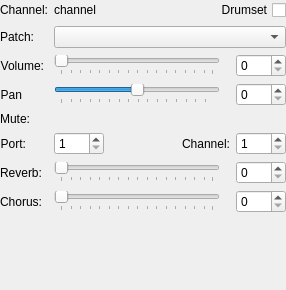
<?xml version="1.0" encoding="UTF-8"?>
<ui version="4.0">
 <class>MixerDetails</class>
 <widget class="QWidget" name="MixerDetails">
  <property name="geometry">
   <rect>
    <x>0</x>
    <y>0</y>
    <width>286</width>
    <height>290</height>
   </rect>
  </property>
  <property name="sizePolicy">
   <sizepolicy hsizetype="Minimum" vsizetype="Minimum">
    <horstretch>0</horstretch>
    <verstretch>0</verstretch>
   </sizepolicy>
  </property>
  <property name="maximumSize">
   <size>
    <width>400</width>
    <height>16777215</height>
   </size>
  </property>
  <layout class="QFormLayout" name="formLayout">
   <property name="formAlignment">
    <set>Qt::AlignLeading|Qt::AlignLeft|Qt::AlignTop</set>
   </property>
   <property name="verticalSpacing">
    <number>-1</number>
   </property>
   <property name="leftMargin">
    <number>0</number>
   </property>
   <property name="topMargin">
    <number>0</number>
   </property>
   <property name="rightMargin">
    <number>0</number>
   </property>
   <property name="bottomMargin">
    <number>0</number>
   </property>
   <item row="0" column="0">
    <widget class="QLabel" name="labelChannel">
     <property name="sizePolicy">
      <sizepolicy hsizetype="Minimum" vsizetype="Preferred">
       <horstretch>0</horstretch>
       <verstretch>0</verstretch>
      </sizepolicy>
     </property>
     <property name="text">
      <string>Channel:</string>
     </property>
     <property name="alignment">
      <set>Qt::AlignRight|Qt::AlignTrailing|Qt::AlignVCenter</set>
     </property>
    </widget>
   </item>
   <item row="0" column="1">
    <layout class="QHBoxLayout" name="channelLayout">
     <item>
      <widget class="QLabel" name="channelLabel">
       <property name="toolTip">
        <string>Channel name</string>
       </property>
       <property name="text">
        <string>channel</string>
       </property>
      </widget>
     </item>
     <item>
      <widget class="QCheckBox" name="drumkitCheck">
       <property name="sizePolicy">
        <sizepolicy hsizetype="Preferred" vsizetype="Fixed">
         <horstretch>0</horstretch>
         <verstretch>0</verstretch>
        </sizepolicy>
       </property>
       <property name="layoutDirection">
        <enum>Qt::RightToLeft</enum>
       </property>
       <property name="text">
        <string>Drumset</string>
       </property>
      </widget>
     </item>
    </layout>
   </item>
   <item row="1" column="0">
    <widget class="QLabel" name="labelPatch">
     <property name="sizePolicy">
      <sizepolicy hsizetype="Minimum" vsizetype="Preferred">
       <horstretch>0</horstretch>
       <verstretch>0</verstretch>
      </sizepolicy>
     </property>
     <property name="text">
      <string>Patch:</string>
     </property>
     <property name="alignment">
      <set>Qt::AlignRight|Qt::AlignTrailing|Qt::AlignVCenter</set>
     </property>
    </widget>
   </item>
   <item row="1" column="1">
    <widget class="QComboBox" name="patchCombo">
     <property name="sizePolicy">
      <sizepolicy hsizetype="Minimum" vsizetype="Fixed">
       <horstretch>0</horstretch>
       <verstretch>0</verstretch>
      </sizepolicy>
     </property>
     <property name="minimumSize">
      <size>
       <width>100</width>
       <height>0</height>
      </size>
     </property>
     <property name="toolTip">
      <string>Patch voice</string>
     </property>
    </widget>
   </item>
   <item row="2" column="0">
    <widget class="QLabel" name="labelVolume">
     <property name="sizePolicy">
      <sizepolicy hsizetype="Minimum" vsizetype="Preferred">
       <horstretch>0</horstretch>
       <verstretch>0</verstretch>
      </sizepolicy>
     </property>
     <property name="text">
      <string>Volume:</string>
     </property>
     <property name="alignment">
      <set>Qt::AlignRight|Qt::AlignTrailing|Qt::AlignVCenter</set>
     </property>
    </widget>
   </item>
   <item row="2" column="1">
    <layout class="QHBoxLayout" name="horizontalLayout">
     <item>
      <widget class="Ms::MixerSlider" name="volumeSlider">
       <property name="sizePolicy">
        <sizepolicy hsizetype="Minimum" vsizetype="Fixed">
         <horstretch>0</horstretch>
         <verstretch>0</verstretch>
        </sizepolicy>
       </property>
       <property name="minimumSize">
        <size>
         <width>100</width>
         <height>0</height>
        </size>
       </property>
       <property name="maximumSize">
        <size>
         <width>16777215</width>
         <height>16777215</height>
        </size>
       </property>
       <property name="toolTip">
        <string>Volume</string>
       </property>
       <property name="styleSheet">
        <string notr="true"/>
       </property>
       <property name="minimum">
        <number>0</number>
       </property>
       <property name="maximum">
        <number>127</number>
       </property>
       <property name="pageStep">
        <number>16</number>
       </property>
       <property name="orientation">
        <enum>Qt::Horizontal</enum>
       </property>
       <property name="tickPosition">
        <enum>QSlider::TicksBelow</enum>
       </property>
       <property name="tickInterval">
        <number>8</number>
       </property>
      </widget>
     </item>
     <item>
      <spacer name="horizontalSpacer">
       <property name="orientation">
        <enum>Qt::Horizontal</enum>
       </property>
       <property name="sizeType">
        <enum>QSizePolicy::Preferred</enum>
       </property>
       <property name="sizeHint" stdset="0">
        <size>
         <width>10</width>
         <height>20</height>
        </size>
       </property>
      </spacer>
     </item>
     <item>
      <widget class="QSpinBox" name="volumeSpinBox">
       <property name="sizePolicy">
        <sizepolicy hsizetype="Fixed" vsizetype="Fixed">
         <horstretch>0</horstretch>
         <verstretch>0</verstretch>
        </sizepolicy>
       </property>
       <property name="minimumSize">
        <size>
         <width>50</width>
         <height>0</height>
        </size>
       </property>
       <property name="maximumSize">
        <size>
         <width>50</width>
         <height>16777215</height>
        </size>
       </property>
       <property name="toolTip">
        <string>Volume</string>
       </property>
      </widget>
     </item>
    </layout>
   </item>
   <item row="3" column="0">
    <widget class="QLabel" name="labelPan">
     <property name="sizePolicy">
      <sizepolicy hsizetype="Minimum" vsizetype="Preferred">
       <horstretch>0</horstretch>
       <verstretch>0</verstretch>
      </sizepolicy>
     </property>
     <property name="text">
      <string>Pan</string>
     </property>
     <property name="alignment">
      <set>Qt::AlignRight|Qt::AlignTrailing|Qt::AlignVCenter</set>
     </property>
    </widget>
   </item>
   <item row="3" column="1">
    <layout class="QHBoxLayout" name="horizontalLayout_2">
     <item>
      <widget class="Ms::MixerSlider" name="panSlider">
       <property name="sizePolicy">
        <sizepolicy hsizetype="Minimum" vsizetype="Fixed">
         <horstretch>0</horstretch>
         <verstretch>0</verstretch>
        </sizepolicy>
       </property>
       <property name="minimumSize">
        <size>
         <width>100</width>
         <height>0</height>
        </size>
       </property>
       <property name="maximumSize">
        <size>
         <width>16777215</width>
         <height>16777215</height>
        </size>
       </property>
       <property name="toolTip">
        <string>Pan</string>
       </property>
       <property name="minimum">
        <number>-63</number>
       </property>
       <property name="maximum">
        <number>63</number>
       </property>
       <property name="pageStep">
        <number>16</number>
       </property>
       <property name="orientation">
        <enum>Qt::Horizontal</enum>
       </property>
       <property name="tickPosition">
        <enum>QSlider::TicksBelow</enum>
       </property>
       <property name="tickInterval">
        <number>8</number>
       </property>
      </widget>
     </item>
     <item>
      <spacer name="horizontalSpacer_2">
       <property name="orientation">
        <enum>Qt::Horizontal</enum>
       </property>
       <property name="sizeType">
        <enum>QSizePolicy::Preferred</enum>
       </property>
       <property name="sizeHint" stdset="0">
        <size>
         <width>10</width>
         <height>20</height>
        </size>
       </property>
      </spacer>
     </item>
     <item>
      <widget class="QSpinBox" name="panSpinBox">
       <property name="sizePolicy">
        <sizepolicy hsizetype="Fixed" vsizetype="Fixed">
         <horstretch>0</horstretch>
         <verstretch>0</verstretch>
        </sizepolicy>
       </property>
       <property name="minimumSize">
        <size>
         <width>50</width>
         <height>0</height>
        </size>
       </property>
       <property name="maximumSize">
        <size>
         <width>50</width>
         <height>16777215</height>
        </size>
       </property>
       <property name="toolTip">
        <string>Pan</string>
       </property>
      </widget>
     </item>
    </layout>
   </item>
   <item row="5" column="0">
    <widget class="QLabel" name="labelMute">
     <property name="sizePolicy">
      <sizepolicy hsizetype="Minimum" vsizetype="Preferred">
       <horstretch>0</horstretch>
       <verstretch>0</verstretch>
      </sizepolicy>
     </property>
     <property name="text">
      <string>Mute:</string>
     </property>
     <property name="alignment">
      <set>Qt::AlignRight|Qt::AlignTop|Qt::AlignTrailing</set>
     </property>
    </widget>
   </item>
   <item row="5" column="1">
    <layout class="QGridLayout" name="mutePerVoiceGridLayout">
     <property name="bottomMargin">
      <number>12</number>
     </property>
    </layout>
   </item>
   <item row="7" column="0">
    <widget class="QLabel" name="labelMidiPort">
     <property name="text">
      <string>Port:</string>
     </property>
     <property name="alignment">
      <set>Qt::AlignRight|Qt::AlignTrailing|Qt::AlignVCenter</set>
     </property>
    </widget>
   </item>
   <item row="7" column="1">
    <layout class="QHBoxLayout" name="horizontalLayout_5">
     <item>
      <widget class="QSpinBox" name="portSpinBox">
       <property name="minimumSize">
        <size>
         <width>50</width>
         <height>0</height>
        </size>
       </property>
       <property name="maximumSize">
        <size>
         <width>50</width>
         <height>16777215</height>
        </size>
       </property>
       <property name="toolTip">
        <string>MIDI port number</string>
       </property>
       <property name="minimum">
        <number>1</number>
       </property>
       <property name="maximum">
        <number>16</number>
       </property>
      </widget>
     </item>
     <item>
      <spacer name="horizontalSpacer_3">
       <property name="orientation">
        <enum>Qt::Horizontal</enum>
       </property>
       <property name="sizeHint" stdset="0">
        <size>
         <width>40</width>
         <height>0</height>
        </size>
       </property>
      </spacer>
     </item>
     <item>
      <widget class="QLabel" name="labelMidiChannel">
       <property name="text">
        <string>Channel:</string>
       </property>
       <property name="alignment">
        <set>Qt::AlignRight|Qt::AlignTrailing|Qt::AlignVCenter</set>
       </property>
      </widget>
     </item>
     <item>
      <widget class="QSpinBox" name="channelSpinBox">
       <property name="sizePolicy">
        <sizepolicy hsizetype="Fixed" vsizetype="Fixed">
         <horstretch>0</horstretch>
         <verstretch>0</verstretch>
        </sizepolicy>
       </property>
       <property name="minimumSize">
        <size>
         <width>50</width>
         <height>0</height>
        </size>
       </property>
       <property name="maximumSize">
        <size>
         <width>50</width>
         <height>16777215</height>
        </size>
       </property>
       <property name="toolTip">
        <string>MIDI channel number</string>
       </property>
       <property name="minimum">
        <number>1</number>
       </property>
       <property name="maximum">
        <number>16</number>
       </property>
      </widget>
     </item>
    </layout>
   </item>
   <item row="8" column="0">
    <widget class="QLabel" name="labelReverb">
     <property name="text">
      <string>Reverb:</string>
     </property>
     <property name="alignment">
      <set>Qt::AlignCenter</set>
     </property>
    </widget>
   </item>
   <item row="8" column="1">
    <layout class="QHBoxLayout" name="portAndChannelLayout">
     <item>
      <widget class="Ms::MixerSlider" name="reverbSlider">
       <property name="sizePolicy">
        <sizepolicy hsizetype="Minimum" vsizetype="Fixed">
         <horstretch>0</horstretch>
         <verstretch>0</verstretch>
        </sizepolicy>
       </property>
       <property name="minimumSize">
        <size>
         <width>100</width>
         <height>0</height>
        </size>
       </property>
       <property name="maximumSize">
        <size>
         <width>16777215</width>
         <height>16777215</height>
        </size>
       </property>
       <property name="toolTip">
        <string>MIDI OUT reverb</string>
       </property>
       <property name="maximum">
        <number>127</number>
       </property>
       <property name="pageStep">
        <number>16</number>
       </property>
       <property name="orientation">
        <enum>Qt::Horizontal</enum>
       </property>
       <property name="tickPosition">
        <enum>QSlider::TicksBelow</enum>
       </property>
       <property name="tickInterval">
        <number>8</number>
       </property>
      </widget>
     </item>
     <item>
      <spacer name="portAndChannelSpacer">
       <property name="orientation">
        <enum>Qt::Horizontal</enum>
       </property>
       <property name="sizeType">
        <enum>QSizePolicy::Preferred</enum>
       </property>
       <property name="sizeHint" stdset="0">
        <size>
         <width>10</width>
         <height>0</height>
        </size>
       </property>
      </spacer>
     </item>
     <item>
      <widget class="QSpinBox" name="reverbSpinBox">
       <property name="sizePolicy">
        <sizepolicy hsizetype="Fixed" vsizetype="Fixed">
         <horstretch>0</horstretch>
         <verstretch>0</verstretch>
        </sizepolicy>
       </property>
       <property name="minimumSize">
        <size>
         <width>50</width>
         <height>0</height>
        </size>
       </property>
       <property name="maximumSize">
        <size>
         <width>50</width>
         <height>16777215</height>
        </size>
       </property>
       <property name="toolTip">
        <string>MIDI OUT reverb</string>
       </property>
      </widget>
     </item>
    </layout>
   </item>
   <item row="9" column="0">
    <widget class="QLabel" name="labelChorus">
     <property name="text">
      <string>Chorus:</string>
     </property>
     <property name="alignment">
      <set>Qt::AlignRight|Qt::AlignTrailing|Qt::AlignVCenter</set>
     </property>
    </widget>
   </item>
   <item row="9" column="1">
    <layout class="QHBoxLayout" name="horizontalLayout_3">
     <item>
      <widget class="Ms::MixerSlider" name="chorusSlider">
       <property name="sizePolicy">
        <sizepolicy hsizetype="Minimum" vsizetype="Fixed">
         <horstretch>0</horstretch>
         <verstretch>0</verstretch>
        </sizepolicy>
       </property>
       <property name="minimumSize">
        <size>
         <width>100</width>
         <height>0</height>
        </size>
       </property>
       <property name="maximumSize">
        <size>
         <width>16777215</width>
         <height>16777215</height>
        </size>
       </property>
       <property name="toolTip">
        <string>MIDI OUT chorus</string>
       </property>
       <property name="maximum">
        <number>127</number>
       </property>
       <property name="orientation">
        <enum>Qt::Horizontal</enum>
       </property>
       <property name="tickPosition">
        <enum>QSlider::TicksBelow</enum>
       </property>
       <property name="tickInterval">
        <number>8</number>
       </property>
      </widget>
     </item>
     <item>
      <spacer name="horizontalSpacer_5">
       <property name="orientation">
        <enum>Qt::Horizontal</enum>
       </property>
       <property name="sizeType">
        <enum>QSizePolicy::Preferred</enum>
       </property>
       <property name="sizeHint" stdset="0">
        <size>
         <width>10</width>
         <height>0</height>
        </size>
       </property>
      </spacer>
     </item>
     <item>
      <widget class="QSpinBox" name="chorusSpinBox">
       <property name="sizePolicy">
        <sizepolicy hsizetype="Fixed" vsizetype="Fixed">
         <horstretch>0</horstretch>
         <verstretch>0</verstretch>
        </sizepolicy>
       </property>
       <property name="minimumSize">
        <size>
         <width>50</width>
         <height>0</height>
        </size>
       </property>
       <property name="maximumSize">
        <size>
         <width>50</width>
         <height>16777215</height>
        </size>
       </property>
       <property name="toolTip">
        <string>MIDI OUT chorus</string>
       </property>
      </widget>
     </item>
    </layout>
   </item>
  </layout>
 </widget>
 <customwidgets>
  <customwidget>
   <class>Ms::MixerSlider</class>
   <extends>QSlider</extends>
   <header>mixerslider.h</header>
  </customwidget>
 </customwidgets>
 <resources/>
 <connections/>
</ui>
